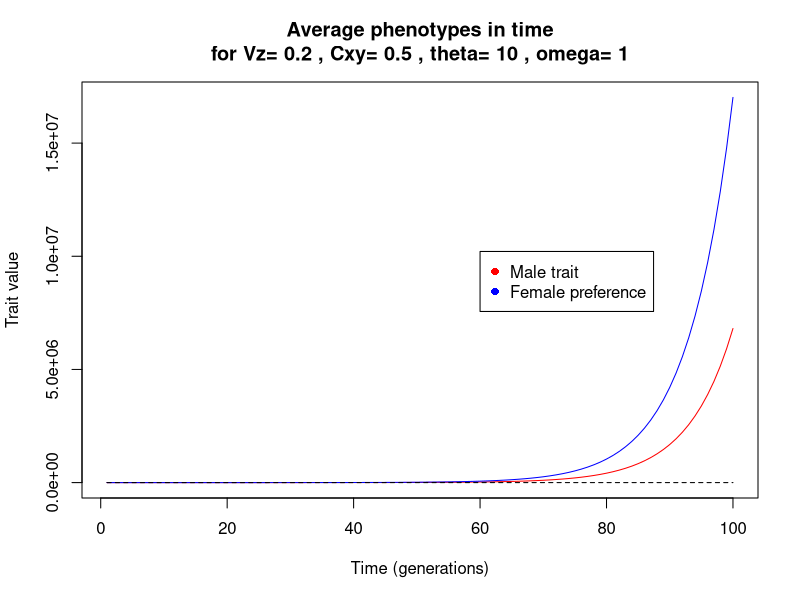
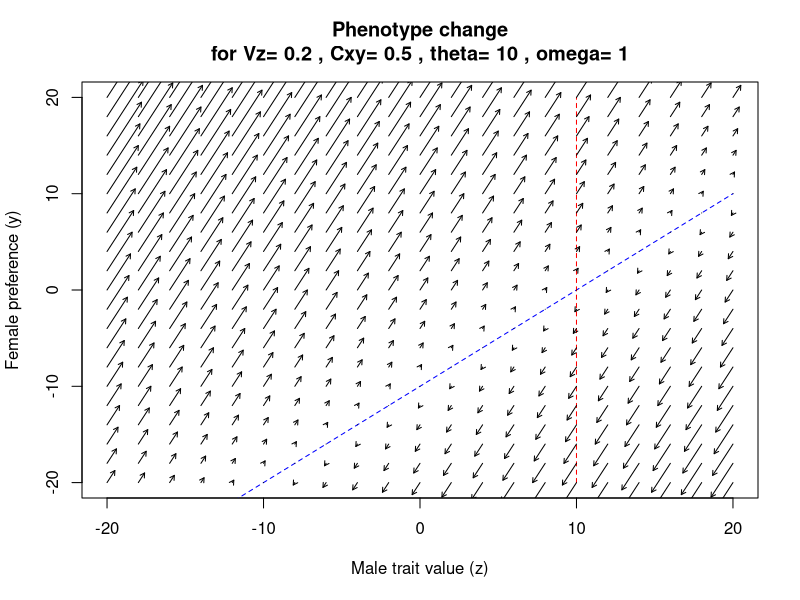

The R source for these figures, in order:
rm(list = ls())
options(error = browser)
options(echo = FALSE)

Vz <- 0.2
Cxy <- 0.5
theta <- 10 # Male optimum value for viability selection
omega <- 1 #Distribution of viability value around theta

lambda <- Cxy - (Vz / 2 *omega*omega)
lambda
if (lambda > -2 && lambda < 0) { print("Stable") } else { print("Instable") }

n_generations <- 100
initial_mean_z <- 0 #Male trait
initial_mean_y <- 0 #Female preference

male_color <- "red"
female_color <- "blue"

phenotypes_n_rows <- 2
phenotypes_n_cols <- 1
phenotypes <- data.frame(matrix(0,phenotypes_n_rows,phenotypes_n_cols))
phenotypes[1,1] <- "male trait"
phenotypes[2,1] <- "female preference"
rownames(phenotypes) <- c("z","y")
colnames(phenotypes) <- c("average")

# phenotypes_in_time: keeps track of all frequencies in time
t_n_rows <- n_generations
t_n_cols <- phenotypes_n_rows
phenotypes_in_time <- data.frame(matrix(0,t_n_rows,t_n_cols))
colnames(phenotypes_in_time) <- rownames(phenotypes)
rownames(phenotypes_in_time) <- seq(1:n_generations)
phenotypes_in_time[1,1] <- initial_mean_z
phenotypes_in_time[1,2] <- initial_mean_y

# Plot traits in time
# Start at t=2, because t=1 denotes the initial values
for (t in c(2:n_generations))
{
	print(t)
	cur_z <- phenotypes_in_time[t-1,1]
	cur_y <- phenotypes_in_time[t-1,2]
  print(cur_z)
  print(cur_y)

	delta_z <- 0.5 * Vz  * (cur_y - ((cur_z - theta) / (omega * omega)))
	delta_y <- 0.5 * Cxy * (cur_y - ((cur_z - theta) / (omega * omega)))
	
	next_z <- cur_z + delta_z
	next_y <- cur_y + delta_y
	
	phenotypes_in_time[t,1] <- next_z
	phenotypes_in_time[t,2] <- next_y
}

# Need to use as.matrix, otherwise 'graphical parameter "type" is obsolete'
plot(
	as.matrix(phenotypes_in_time[1]),
	xlim=c(1,n_generations),
	ylim=c(min(phenotypes_in_time),max(phenotypes_in_time)),
	type="l",col=male_color,
	main=paste("Average phenotypes in time\nfor Vz=",Vz,", Cxy=",Cxy,", theta=",theta,", omega=",omega),
	ylab="Trait value",
	xlab="Time (generations)"
)
legend_x <- 0.6 * n_generations
legend_y <- max(phenotypes_in_time) - (0.4 * (max(phenotypes_in_time) - min(phenotypes_in_time)))
legend(
	legend_x,
	legend_y,
	c("Male trait","Female preference"),col=c(male_color,female_color),pch=c(16,16)
)
lines(phenotypes_in_time[2],col=female_color)
lines(c(1,n_generations),c(theta,theta),lty="dashed")


# Phase plot
min_z <- -20
max_z <-  20
res_z <- 20 #Resolution: number of arrows in horizontal direction
min_y <- -20
max_y <-  20
res_y <- 20 #Resolution: number of arrows in vertical direction
plot(
	"",
	xlim=c(min_z,max_z),
	ylim=c(min_y,max_y),
	type="n",
	main=paste("Phenotype change\nfor Vz=",Vz,", Cxy=",Cxy,", theta=",theta,", omega=",omega),
	ylab="Female preference (y)",
	xlab="Male trait value (z)"
)
equilibrium_line <- function(z) 
{
  y <- (z - theta) / (omega * omega)	
}
lines(c(min_z,max_z),c(equilibrium_line(min_z),equilibrium_line(max_z)),lty="dashed",col=female_color)
lines(c(theta,theta),c(min_z,max_z),lty="dashed",col=male_color)

for (cur_z in seq(min_z,max_z,(max_z-min_z)/res_z))
{
	for (cur_y in seq(min_y,max_y,(max_y-min_y)/res_y))
	{
		delta_z <- 0.5 * Vz  * (cur_y - ((cur_z - theta) / (omega * omega)))
		delta_y <- 0.5 * Cxy * (cur_y - ((cur_z - theta) / (omega * omega)))
    arrows(
    	cur_z,
    	cur_y,
    	cur_z + (0.5 * delta_z),
    	cur_y + (0.5 * delta_y),
    	length=0.05
    )
	}
}